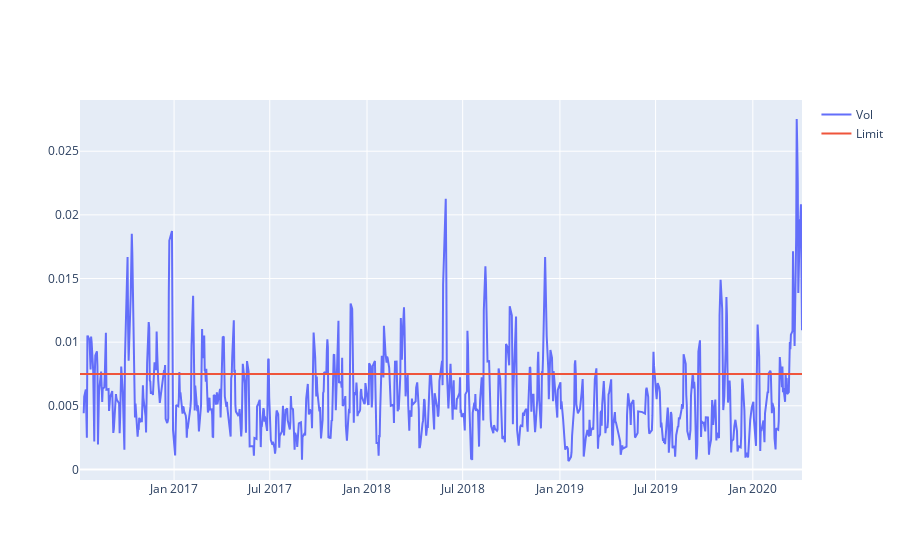

The notebook cell saved with this chart:
### Markdown cell above
### Volatility

### Code cell
ratios_vol = pd.DataFrame(index=ratios.index, columns=['Vol'])
limit_line = pd.DataFrame(index=ratios.index, columns=['Limit'], data=len(ratios)*[vol_limit])
#print(ratios_vol)

interval = vol_interval
for i in range(interval, len(S1)):
    date = ratios.index[i]
    r = ratios[i-interval : i]
    vol = r.std()
    ratios_vol.loc[date]['Vol'] = vol

plt.figure(figsize=(20,7))
fig = go.Figure()

#print(macd_low)
fig.add_trace(go.Scatter(x=ratios_vol.index, y=ratios_vol['Vol'],
                    mode='lines',
                    name='Vol'))
fig.add_trace(go.Scatter(x=limit_line.index, y=limit_line['Limit'],
                    mode='lines',
                    name='Limit'))

fig.show()

### Figure 1 — Plotly figure (JSON) as saved in the notebook; plotly's stock layout.template omitted (floating-point values rounded to 4 significant figures; data arrays with more than 128 entries replaced by an {"elided": "..."} marker saying what was removed)
{"data": [{"mode": "lines", "name": "Vol", "type": "scatter", "x": {"elided": "859 str values"}, "y": {"elided": "859 float values"}}, {"mode": "lines", "name": "Limit", "type": "scatter", "x": {"elided": "859 str values"}, "y": {"elided": "859 float values"}}], "layout": {}}
